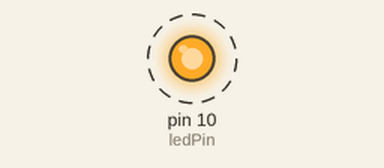
Simulated run of this sketch. Board: Arduino Uno, built with avr-gcc and run on an emulated ATmega328P. Shown: output pins drawn as LEDs (lit = HIGH). Dashed ring = blinking.

Above: at 0.03 s.
Timing chart, 0 to 3.0 s (numbered marks = the images above):
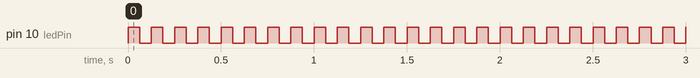

Measured:
- by itself, pin 10 (ledPin): alternates HIGH for 0.06 s and LOW for 0.06 s

The sketch:

timer1_1hz_1000000.ino
```cpp
// (licence header left out)
#define ledPin 10

void setupTimer1() {
  noInterrupts();
  // Clear registers
  TCCR1A = 0;
  TCCR1B = 0;
  TCNT1 = 0;

  // 1 Hz (1000000/((15624+1)*64))
  OCR1A = 15624;
  // CTC
  TCCR1B |= (1 << WGM12);
  // Prescaler 64
  TCCR1B |= (1 << CS11) | (1 << CS10);
  // Output Compare Match A Interrupt Enable
  TIMSK1 |= (1 << OCIE1A);
  interrupts();
}

void setup() {
  pinMode(ledPin, OUTPUT);
  setupTimer1();
}

void loop() {
}

ISR(TIMER1_COMPA_vect) {
  digitalWrite(ledPin, digitalRead(ledPin) ^ 1);
}
```
